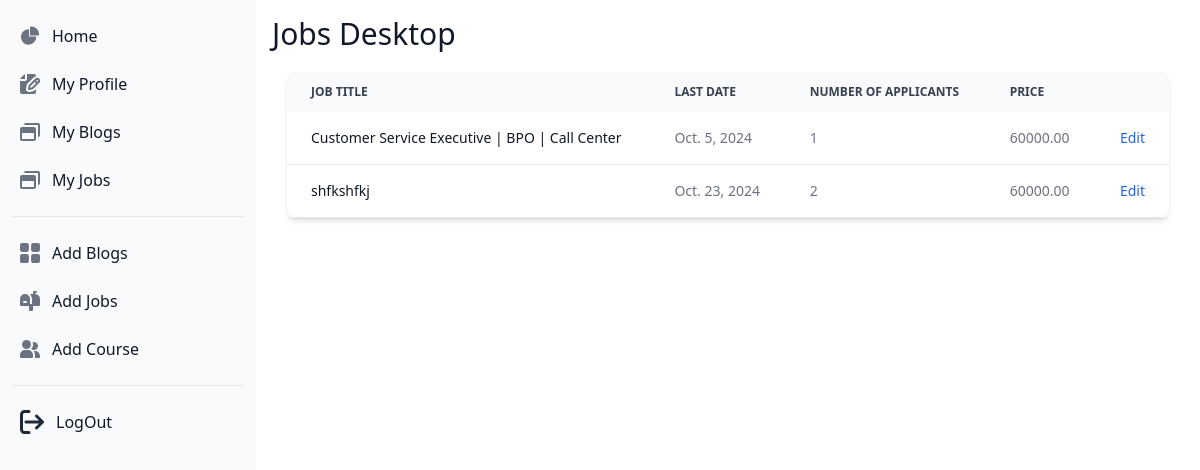
The page /contributor/13/job_desktop/ (signed in) on the database as committed earlier.
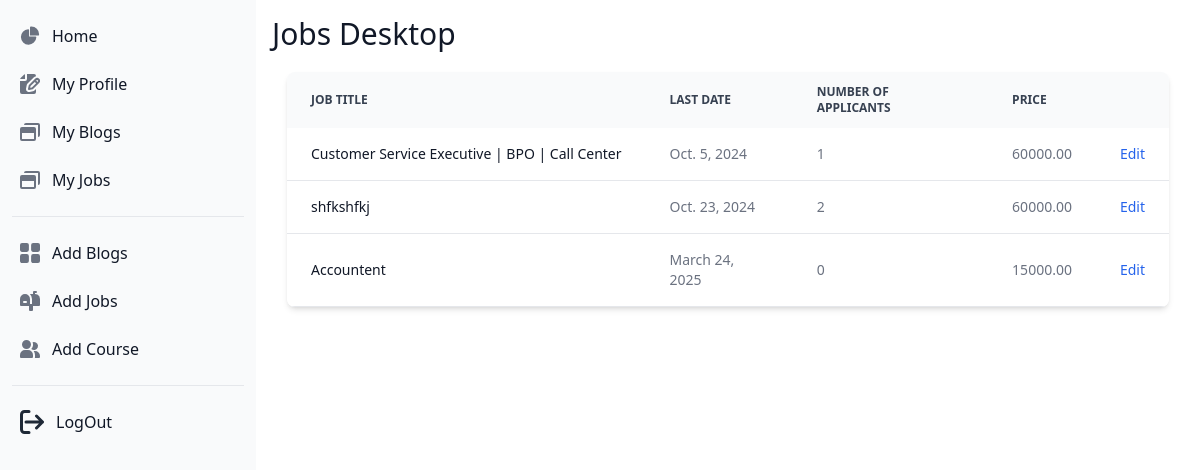
The same page on the database as committed later.
### usa/models.py (models this page shows, shortened)
class Job(models.Model):
    job_id = models.AutoField(primary_key=True)
    job_title = models.CharField(max_length=255)
    location = models.CharField(max_length=255)
    job_type_choices = [
        ('marketing', 'Marketing'),
        ('design', 'Design'),
        ('development', 'Development'),
        ('customer', 'Customer'),
        ('health_caare', 'Health and Caare'),
        ('automotive', 'Automotive jobs'),
        ('data_entry', 'Data entry'),
        ('call_center', 'Call center'),
    ]
    job_type = models.CharField(max_length=20, choices=job_type_choices)
    mode_choices = [
        ('hibrid', 'Hibrid'),
        ('remote', 'Remote'),
        ('wfo', 'WFO')
    ]
    mode = models.CharField(max_length=10, choices=mode_choices)
    time_choices = [
        ('full_time', 'Full Time'),
        ('part_time', 'Part Time'),
        ('internship', 'Internship'),
    ]
    time = models.CharField(max_length=10, choices=time_choices)
    categories_choices = [
        ('government', 'Government'),
        ('private', 'Private'),
    ]
    categories = models.CharField(max_length=10, choices=categories_choices)
    disability_types = models.ManyToManyField('DisabilityType', related_name='jobs', blank=True)
    salary = models.DecimalField(max_digits=10, decimal_places=2)
    hours = models.PositiveIntegerField()
    about = RichTextField()
    updated_at = models.DateTimeField(auto_now=True)
    company = models.ForeignKey(Companies, on_delete=models.CASCADE, related_name='jobs', default=None)
    last_date = models.DateField(blank=True, null=True)
    is_published = models.BooleanField(default=False)
    is_closed = models.BooleanField(default=False)
    image = models.ImageField(upload_to='job_images/', default='default_job_banner.jpg')
    posted_by = models.ForeignKey('auth.User', on_delete=models.CASCADE)
    print(f"current directory {getcwd()}")
    objects = JobManager()

### contributor/views.py (the view)
# urls.py: path('<int:user_id>/job_desktop/', views.job_desktop, name="job_desktop"),
@login_required
def job_desktop(request, user_id):
    jobs_with_applicants_count = Job.objects.filter(posted_by=request.user).annotate(
        num_applicants=Count('applicant')
    )
    context = {
        'jobs_with_applicants_count': jobs_with_applicants_count,
    }
    template_name='contributors/JobsDesktop.html'
    return render(request, template_name, context)

### usa/models.py (called while the page is built)
    def get_queryset(self):
        return JobQuerySet(self.model, using=self._db)

### usa/templatetags/usa_tags.py (called while the page is built)
@register.simple_tag
def signout_url():
    return reverse('usa:signout')

### templates/contributors/JobsDesktop.html (shortened to what this page needs)
{% load static %}
{% include 'contributors/contributor_sidebar.html' %}
{% block content %}
<section class="p-4 sm:ml-64">
    <h1 class="sm:text-3xl text-2xl font-medium title-font mb-4 text-gray-900">Jobs Desktop</h1>
    <div style="margin: 20px 15px;">
        <div class="relative overflow-x-auto shadow-md sm:rounded-lg">
            <table class="w-full text-sm text-left rtl:text-right text-gray-500 dark:text-gray-400">
                <thead class="text-xs text-gray-700 uppercase bg-gray-50 dark:bg-gray-700 dark:text-gray-400">
                    <tr>
                        <th scope="col" class="px-6 py-3">
                            Job Title
                        </th>
                        <th scope="col" class="px-6 py-3">
                            Last Date
                        </th>
                        <th scope="col" class="px-6 py-3">
                            Number of Applicants
                        </th>
                        <th scope="col" class="px-6 py-3">
                            Price
                        </th>
                        <th scope="col" class="px-6 py-3">
                        </th>
                    </tr>
                </thead>
                <tbody>
                    {% for job in jobs_with_applicants_count %}
                        <tr class="bg-white border-b dark:bg-gray-800 dark:border-gray-700 hover:bg-gray-50 dark:hover:bg-gray-600">
                            <th scope="row" class="px-6 py-4 font-medium text-gray-900 whitespace-nowrap dark:text-white">
                                <a href="{% url 'job_detail' job_id=job.job_id user_id=user.id %}">{{job.job_title}}</a>
                            </th>
                            <td class="px-6 py-4">
                                {{job.last_date}}
                            </td>
                            <td class="px-6 py-4">
                                {{ job.num_applicants }}
                            </td>
                            <td class="px-6 py-4">
                                {{ job.salary }}
                            </td>
                            <td class="px-6 py-4 text-right">
                                <a href="#" class="font-medium text-blue-600 dark:text-blue-500 hover:underline">Edit</a>
                            </td>
                        </tr>
                    {% endfor %}
                </tbody>
            </table>
        </div>
    </div>
</section>
{% endblock %}

Rows that differ between the two databases and show on the page:
added Job: job_title "Accountent", last_date "March 24, 2025", num_applicants "0", salary "15000.00"
